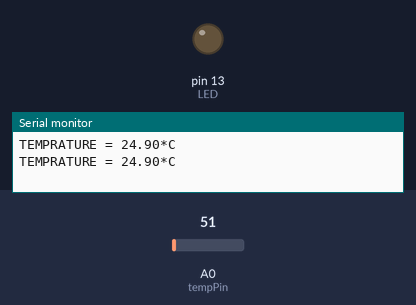
A sketch run on a simulated Arduino Uno, built with avr-gcc and run on an emulated ATmega328P. Parts: output pins drawn as LEDs (lit = HIGH), the last lines printed to the serial monitor. Inputs (shaded band) come from the test bench; at power-on: A0 (tempPin) = 51.

Above: at 2.8 s.
2.9 s: A0 (tempPin) set to 60
6.2 s: A0 (tempPin) set to 70
At 9.8 s:
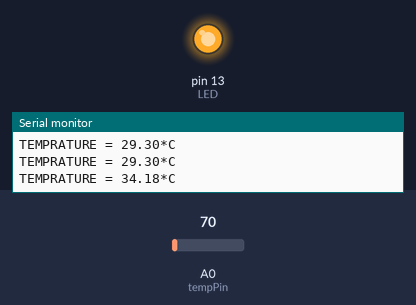
10.5 s: A0 (tempPin) set to 61
At 14.1 s:
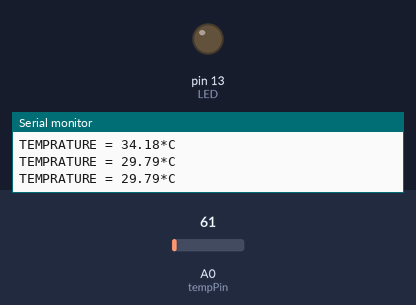
14.5 s: A0 (tempPin) set to 71
At 18.4 s:
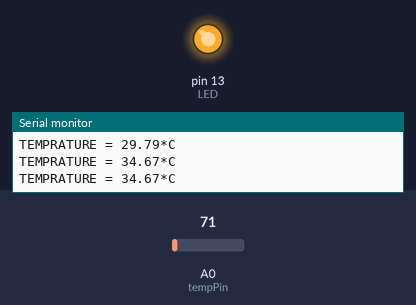
Timing chart, 0 to 19.5 s (numbered marks = the images above; inputs shaded):
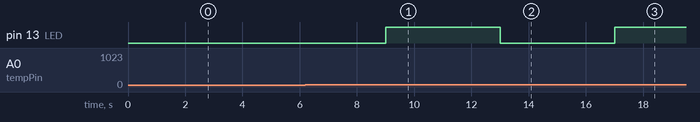

Measured:
- the behaviour switches between 64 and 65 on A0 (tempPin) (found by bisection; images 0 and 1)
- after the input at 6.2 s, pin 13 (LED): LOW → HIGH after 2.8 s
- after the input at 10.5 s, pin 13 (LED): HIGH → LOW after 2.5 s
- after the input at 14.5 s, pin 13 (LED): LOW → HIGH after 2.5 s

The sketch:

LM35.ino
```cpp
int val;
int tempPin = A0;
int LED=13;
float mv;

void setup() {
  // put your setup code here, to run once:
pinMode(tempPin,INPUT);
pinMode(LED, OUTPUT);
Serial.begin(9600);
}

void loop() {
  // put your main code here, to run repeatedly:
val = analogRead(tempPin);

float mv = (val/1024.0)*5000;
float cel = mv/10;
Serial.print("TEMPRATURE = ");
Serial.print(cel);
Serial.print("*C");
delay(1000);
if(cel>31.5)
{
  digitalWrite(LED,HIGH);
}
else
{
  digitalWrite(LED,LOW);
}
Serial.println();

delay(1000);
}
```
